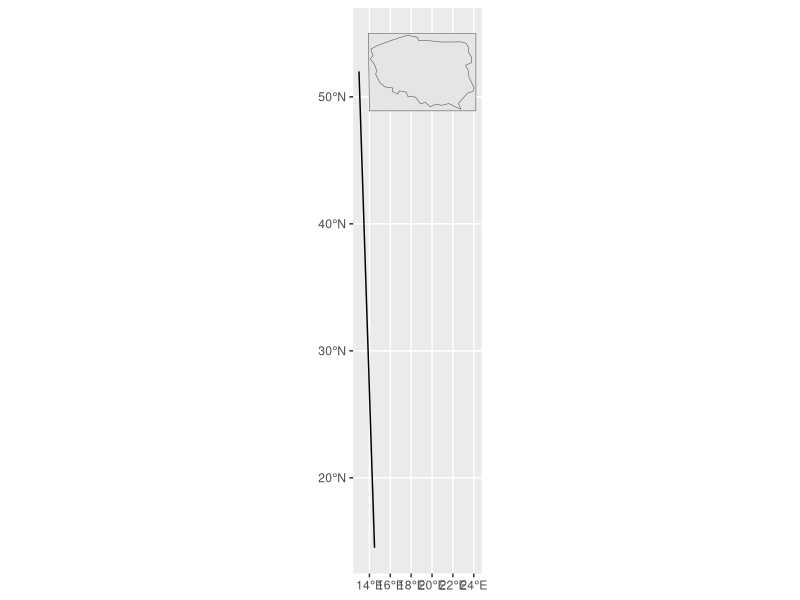

This figure's R source:
## ---- chunk 1
knitr::opts_chunk$set(echo = FALSE)
## ---- chunk 2
library(spData)
library(sf)
library(dplyr)
library(ggplot2)
## ---- chunk 3
lnd_point = st_point(c(18, 53))                 # sfg object
lnd_geom = st_sfc(lnd_point, crs = 4326)           # sfc object
lnd_attrib = data.frame(                           # data.frame object 
  name = "Toruń", 
  temperature = 8,
  date = as.Date("2020-04-25"))
lnd_sf = st_sf(lnd_attrib, geometry = lnd_geom)    # sf object
lnd_sf
## ---- chunk 4
polygon_list = list(rbind(c(13.9,55),c(24.2,55),c(24.2,48.9),c(14,48.9),c(13.9,55)))
kwadrat <- st_polygon(polygon_list) %>%

  st_sfc(crs = 4326) %>%
  st_sf()

## ---- chunk 5
linestring_matrix = rbind(c(13,52),c(14.49))
line <- st_linestring(linestring_matrix) %>%
  
st_sfc(crs = 4326) %>%
st_sf()
## ---- chunk 6
filter(world,name_long == "Poland") -> Polska

ggplot() + 
  geom_sf(data = lnd_sf,fill= NA) +
  geom_sf(data = kwadrat)+
  geom_sf(data = Polska) +
  geom_sf(data = line)
## ---- chunk 7
filter(world,name_long == "Poland") -> Polska
Polska

st_cast(Polska, "MULTILINESTRING") -> PolskaGranica
st_length(PolskaGranica)
